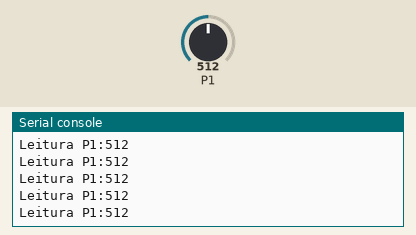
This program was run on a simulated BBC micro:bit (MakeCode). Parts: the last lines printed to the serial console. The inputs (shaded band) are chosen by the test bench; at power-on: P1 = 512 (analog values on the 0–1023 scale).

Above: at 1.2 s.
1.3 s: P1 set to 716
At 1.8 s:
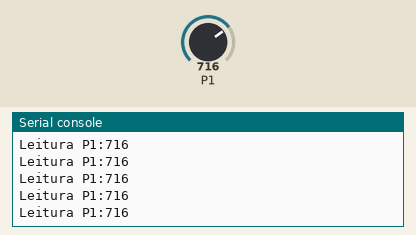
2.8 s: P1 set to 900
At 3.6 s:
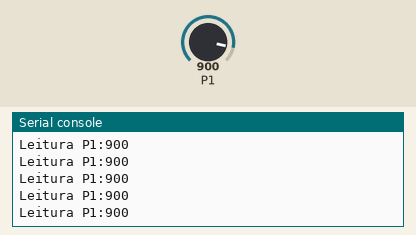
Timing chart, 0 to 5.8 s (numbered marks = the images above; inputs shaded):
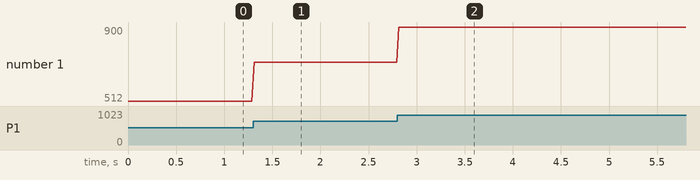

Measured:
- after the input at 1.3 s, the serial console: prints a new line at once (image 1)
- after the input at 2.8 s, the serial console: prints a new line at once (image 2)
- plotted number 1: 512 → 716 after the input at 1.3 s, 716 → 900 after the input at 2.8 s

The program:

main.ts
```typescript
basic.forever(function () {

})
basic.forever(function () {
    if (pins.analogReadPin(AnalogPin.P1) < 10) {
        serial.writeValue("Leitura P1", pins.analogReadPin(AnalogPin.P1))
    } else {
        serial.writeValue("Leitura P1", pins.analogReadPin(AnalogPin.P1))
    }
})
basic.forever(function () {

})
```

test.ts
```typescript
// testes vão aqui; isto não será compilado quando este pacote for usado como uma extensão.
```
